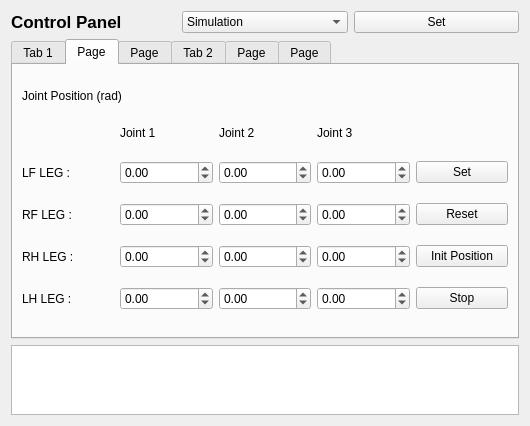
<?xml version="1.0" encoding="UTF-8"?>
<ui version="4.0">
 <class>rqt_control_panel_plugin_widget</class>
 <widget class="QWidget" name="rqt_control_panel_plugin_widget">
  <property name="geometry">
   <rect>
    <x>0</x>
    <y>0</y>
    <width>530</width>
    <height>425</height>
   </rect>
  </property>
  <property name="windowTitle">
   <string>Form</string>
  </property>
  <layout class="QGridLayout" name="gridLayout">
   <item row="2" column="0" colspan="3">
    <widget class="QTextBrowser" name="InfoOutputs"/>
   </item>
   <item row="0" column="0">
    <widget class="QLabel" name="label">
     <property name="font">
      <font>
       <pointsize>13</pointsize>
       <weight>75</weight>
       <bold>true</bold>
      </font>
     </property>
     <property name="text">
      <string>Control Panel</string>
     </property>
    </widget>
   </item>
   <item row="0" column="1">
    <widget class="QComboBox" name="runMode">
     <item>
      <property name="text">
       <string>Simulation</string>
      </property>
     </item>
     <item>
      <property name="text">
       <string>Real</string>
      </property>
     </item>
    </widget>
   </item>
   <item row="0" column="2">
    <widget class="QPushButton" name="setMode">
     <property name="text">
      <string>Set</string>
     </property>
    </widget>
   </item>
   <item row="1" column="0" colspan="3">
    <widget class="QTabWidget" name="Controllers">
     <property name="minimumSize">
      <size>
       <width>400</width>
       <height>300</height>
      </size>
     </property>
     <property name="whatsThis">
      <string>&lt;html&gt;&lt;head/&gt;&lt;body&gt;&lt;p&gt;Joint&lt;/p&gt;&lt;/body&gt;&lt;/html&gt;</string>
     </property>
     <property name="currentIndex">
      <number>1</number>
     </property>
     <widget class="QWidget" name="BlanceController">
      <property name="enabled">
       <bool>true</bool>
      </property>
      <property name="font">
       <font>
        <weight>50</weight>
        <bold>false</bold>
       </font>
      </property>
      <attribute name="title">
       <string>Tab 1</string>
      </attribute>
      <widget class="QPushButton" name="trotButton">
       <property name="geometry">
        <rect>
         <x>20</x>
         <y>78</y>
         <width>80</width>
         <height>25</height>
        </rect>
       </property>
       <property name="text">
        <string>Trot</string>
       </property>
      </widget>
      <widget class="QDoubleSpinBox" name="desired_vy">
       <property name="geometry">
        <rect>
         <x>200</x>
         <y>78</y>
         <width>69</width>
         <height>26</height>
        </rect>
       </property>
       <property name="minimum">
        <double>-1.000000000000000</double>
       </property>
       <property name="maximum">
        <double>1.000000000000000</double>
       </property>
       <property name="singleStep">
        <double>0.050000000000000</double>
       </property>
      </widget>
      <widget class="QPushButton" name="paceButton">
       <property name="geometry">
        <rect>
         <x>20</x>
         <y>46</y>
         <width>80</width>
         <height>25</height>
        </rect>
       </property>
       <property name="text">
        <string>Pace</string>
       </property>
      </widget>
      <widget class="QDoubleSpinBox" name="desired_vx">
       <property name="geometry">
        <rect>
         <x>200</x>
         <y>46</y>
         <width>69</width>
         <height>26</height>
        </rect>
       </property>
       <property name="minimum">
        <double>-1.000000000000000</double>
       </property>
       <property name="maximum">
        <double>1.000000000000000</double>
       </property>
       <property name="singleStep">
        <double>0.050000000000000</double>
       </property>
      </widget>
      <widget class="QDoubleSpinBox" name="desired_wz">
       <property name="geometry">
        <rect>
         <x>200</x>
         <y>110</y>
         <width>69</width>
         <height>26</height>
        </rect>
       </property>
       <property name="minimum">
        <double>-1.000000000000000</double>
       </property>
       <property name="maximum">
        <double>1.000000000000000</double>
       </property>
       <property name="singleStep">
        <double>0.050000000000000</double>
       </property>
      </widget>
      <widget class="QPushButton" name="stopBotton">
       <property name="geometry">
        <rect>
         <x>20</x>
         <y>150</y>
         <width>81</width>
         <height>51</height>
        </rect>
       </property>
       <property name="text">
        <string>Stop</string>
       </property>
      </widget>
      <widget class="QLabel" name="label_2">
       <property name="geometry">
        <rect>
         <x>10</x>
         <y>10</y>
         <width>67</width>
         <height>17</height>
        </rect>
       </property>
       <property name="text">
        <string>Balance</string>
       </property>
      </widget>
      <widget class="QLabel" name="label_6">
       <property name="geometry">
        <rect>
         <x>160</x>
         <y>50</y>
         <width>31</width>
         <height>17</height>
        </rect>
       </property>
       <property name="text">
        <string>Vx :</string>
       </property>
      </widget>
      <widget class="QLabel" name="label_7">
       <property name="geometry">
        <rect>
         <x>160</x>
         <y>80</y>
         <width>31</width>
         <height>17</height>
        </rect>
       </property>
       <property name="text">
        <string>Vy :</string>
       </property>
      </widget>
      <widget class="QLabel" name="label_8">
       <property name="geometry">
        <rect>
         <x>160</x>
         <y>107</y>
         <width>31</width>
         <height>20</height>
        </rect>
       </property>
       <property name="text">
        <string>Wz :</string>
       </property>
      </widget>
      <widget class="QPushButton" name="setVelocityBotton">
       <property name="geometry">
        <rect>
         <x>290</x>
         <y>50</y>
         <width>89</width>
         <height>25</height>
        </rect>
       </property>
       <property name="text">
        <string>Set</string>
       </property>
      </widget>
      <widget class="QPushButton" name="crawlButton">
       <property name="geometry">
        <rect>
         <x>20</x>
         <y>110</y>
         <width>81</width>
         <height>31</height>
        </rect>
       </property>
       <property name="text">
        <string>Crawl</string>
       </property>
      </widget>
     </widget>
     <widget class="QWidget" name="JointPosition">
      <attribute name="title">
       <string>Page</string>
      </attribute>
      <layout class="QGridLayout" name="gridLayout_2">
       <item row="1" column="1">
        <widget class="QLabel" name="label_13">
         <property name="maximumSize">
          <size>
           <width>100</width>
           <height>18</height>
          </size>
         </property>
         <property name="text">
          <string>Joint 1</string>
         </property>
        </widget>
       </item>
       <item row="1" column="2">
        <widget class="QLabel" name="label_14">
         <property name="maximumSize">
          <size>
           <width>100</width>
           <height>18</height>
          </size>
         </property>
         <property name="text">
          <string>Joint 2</string>
         </property>
        </widget>
       </item>
       <item row="1" column="3">
        <widget class="QLabel" name="label_15">
         <property name="maximumSize">
          <size>
           <width>100</width>
           <height>18</height>
          </size>
         </property>
         <property name="text">
          <string>Joint 3</string>
         </property>
        </widget>
       </item>
       <item row="2" column="0">
        <widget class="QLabel" name="label_9">
         <property name="text">
          <string>LF LEG :  </string>
         </property>
        </widget>
       </item>
       <item row="2" column="1">
        <widget class="QDoubleSpinBox" name="lf_joint_positon_1">
         <property name="minimum">
          <double>-15.000000000000000</double>
         </property>
         <property name="maximum">
          <double>15.000000000000000</double>
         </property>
         <property name="singleStep">
          <double>0.010000000000000</double>
         </property>
        </widget>
       </item>
       <item row="2" column="2">
        <widget class="QDoubleSpinBox" name="lf_joint_positon_2">
         <property name="minimum">
          <double>-15.000000000000000</double>
         </property>
         <property name="maximum">
          <double>15.000000000000000</double>
         </property>
         <property name="singleStep">
          <double>0.010000000000000</double>
         </property>
        </widget>
       </item>
       <item row="2" column="3">
        <widget class="QDoubleSpinBox" name="lf_joint_positon_3">
         <property name="minimum">
          <double>-15.000000000000000</double>
         </property>
         <property name="maximum">
          <double>15.000000000000000</double>
         </property>
         <property name="singleStep">
          <double>0.010000000000000</double>
         </property>
         <property name="value">
          <double>0.000000000000000</double>
         </property>
        </widget>
       </item>
       <item row="2" column="4">
        <widget class="QPushButton" name="setJointPositionButton">
         <property name="text">
          <string>Set</string>
         </property>
        </widget>
       </item>
       <item row="3" column="0">
        <widget class="QLabel" name="label_10">
         <property name="text">
          <string>RF LEG :  </string>
         </property>
        </widget>
       </item>
       <item row="3" column="1">
        <widget class="QDoubleSpinBox" name="rf_joint_positon_1">
         <property name="minimum">
          <double>-15.000000000000000</double>
         </property>
         <property name="maximum">
          <double>15.000000000000000</double>
         </property>
         <property name="singleStep">
          <double>0.050000000000000</double>
         </property>
         <property name="value">
          <double>0.000000000000000</double>
         </property>
        </widget>
       </item>
       <item row="3" column="2">
        <widget class="QDoubleSpinBox" name="rf_joint_positon_2">
         <property name="minimum">
          <double>-15.000000000000000</double>
         </property>
         <property name="maximum">
          <double>15.000000000000000</double>
         </property>
         <property name="singleStep">
          <double>0.010000000000000</double>
         </property>
        </widget>
       </item>
       <item row="3" column="3">
        <widget class="QDoubleSpinBox" name="rf_joint_positon_3">
         <property name="minimum">
          <double>-15.000000000000000</double>
         </property>
         <property name="maximum">
          <double>15.000000000000000</double>
         </property>
         <property name="singleStep">
          <double>0.010000000000000</double>
         </property>
        </widget>
       </item>
       <item row="3" column="4">
        <widget class="QPushButton" name="resetJointPostionButton">
         <property name="text">
          <string>Reset</string>
         </property>
        </widget>
       </item>
       <item row="4" column="0">
        <widget class="QLabel" name="label_12">
         <property name="text">
          <string>RH LEG :  </string>
         </property>
        </widget>
       </item>
       <item row="4" column="1">
        <widget class="QDoubleSpinBox" name="rh_joint_positon_1">
         <property name="minimum">
          <double>-15.000000000000000</double>
         </property>
         <property name="maximum">
          <double>15.000000000000000</double>
         </property>
         <property name="singleStep">
          <double>0.010000000000000</double>
         </property>
        </widget>
       </item>
       <item row="4" column="2">
        <widget class="QDoubleSpinBox" name="rh_joint_positon_2">
         <property name="minimum">
          <double>-15.000000000000000</double>
         </property>
         <property name="maximum">
          <double>15.000000000000000</double>
         </property>
         <property name="singleStep">
          <double>0.010000000000000</double>
         </property>
        </widget>
       </item>
       <item row="4" column="3">
        <widget class="QDoubleSpinBox" name="rh_joint_positon_3">
         <property name="minimum">
          <double>-15.000000000000000</double>
         </property>
         <property name="maximum">
          <double>15.000000000000000</double>
         </property>
         <property name="singleStep">
          <double>0.010000000000000</double>
         </property>
        </widget>
       </item>
       <item row="5" column="0">
        <widget class="QLabel" name="label_11">
         <property name="text">
          <string>LH LEG :  </string>
         </property>
        </widget>
       </item>
       <item row="5" column="1">
        <widget class="QDoubleSpinBox" name="lh_joint_positon_1">
         <property name="minimum">
          <double>-15.000000000000000</double>
         </property>
         <property name="maximum">
          <double>15.000000000000000</double>
         </property>
         <property name="singleStep">
          <double>0.010000000000000</double>
         </property>
        </widget>
       </item>
       <item row="5" column="2">
        <widget class="QDoubleSpinBox" name="lh_joint_positon_2">
         <property name="minimum">
          <double>-15.000000000000000</double>
         </property>
         <property name="maximum">
          <double>15.000000000000000</double>
         </property>
         <property name="singleStep">
          <double>0.010000000000000</double>
         </property>
        </widget>
       </item>
       <item row="5" column="3">
        <widget class="QDoubleSpinBox" name="lh_joint_positon_3">
         <property name="minimum">
          <double>-15.000000000000000</double>
         </property>
         <property name="maximum">
          <double>15.000000000000000</double>
         </property>
         <property name="singleStep">
          <double>0.010000000000000</double>
         </property>
        </widget>
       </item>
       <item row="0" column="0" colspan="2">
        <widget class="QLabel" name="label_3">
         <property name="maximumSize">
          <size>
           <width>150</width>
           <height>18</height>
          </size>
         </property>
         <property name="text">
          <string>Joint Position (rad)</string>
         </property>
        </widget>
       </item>
       <item row="5" column="4">
        <widget class="QPushButton" name="stopPositionButton">
         <property name="text">
          <string>Stop</string>
         </property>
        </widget>
       </item>
       <item row="4" column="4">
        <widget class="QPushButton" name="setInitialJointPosition">
         <property name="text">
          <string>Init Position</string>
         </property>
        </widget>
       </item>
      </layout>
     </widget>
     <widget class="QWidget" name="JointVelocity">
      <attribute name="title">
       <string>Page</string>
      </attribute>
      <layout class="QGridLayout" name="gridLayout_3">
       <item row="1" column="1">
        <widget class="QLabel" name="label_20">
         <property name="maximumSize">
          <size>
           <width>100</width>
           <height>18</height>
          </size>
         </property>
         <property name="text">
          <string>Joint 1</string>
         </property>
        </widget>
       </item>
       <item row="1" column="2">
        <widget class="QLabel" name="label_22">
         <property name="maximumSize">
          <size>
           <width>100</width>
           <height>18</height>
          </size>
         </property>
         <property name="text">
          <string>Joint 2</string>
         </property>
        </widget>
       </item>
       <item row="1" column="3">
        <widget class="QLabel" name="label_18">
         <property name="maximumSize">
          <size>
           <width>100</width>
           <height>18</height>
          </size>
         </property>
         <property name="text">
          <string>Joint 3</string>
         </property>
        </widget>
       </item>
       <item row="2" column="0">
        <widget class="QLabel" name="label_19">
         <property name="text">
          <string>LF LEG :  </string>
         </property>
        </widget>
       </item>
       <item row="2" column="1">
        <widget class="QDoubleSpinBox" name="lf_joint_velocity_1">
         <property name="minimum">
          <double>-120.000000000000000</double>
         </property>
         <property name="maximum">
          <double>120.000000000000000</double>
         </property>
        </widget>
       </item>
       <item row="2" column="2">
        <widget class="QDoubleSpinBox" name="lf_joint_velocity_2">
         <property name="minimum">
          <double>-120.000000000000000</double>
         </property>
         <property name="maximum">
          <double>120.000000000000000</double>
         </property>
        </widget>
       </item>
       <item row="2" column="3">
        <widget class="QDoubleSpinBox" name="lf_joint_velocity_3">
         <property name="minimum">
          <double>-120.000000000000000</double>
         </property>
         <property name="maximum">
          <double>120.000000000000000</double>
         </property>
        </widget>
       </item>
       <item row="2" column="4">
        <widget class="QPushButton" name="setJointVelocityButton">
         <property name="text">
          <string>Set</string>
         </property>
        </widget>
       </item>
       <item row="3" column="0">
        <widget class="QLabel" name="label_16">
         <property name="text">
          <string>RF LEG :  </string>
         </property>
        </widget>
       </item>
       <item row="3" column="1">
        <widget class="QDoubleSpinBox" name="rf_joint_velocity_1">
         <property name="minimum">
          <double>-120.000000000000000</double>
         </property>
         <property name="maximum">
          <double>120.000000000000000</double>
         </property>
        </widget>
       </item>
       <item row="3" column="2">
        <widget class="QDoubleSpinBox" name="rf_joint_velocity_2">
         <property name="minimum">
          <double>-120.000000000000000</double>
         </property>
         <property name="maximum">
          <double>120.000000000000000</double>
         </property>
        </widget>
       </item>
       <item row="3" column="3">
        <widget class="QDoubleSpinBox" name="rf_joint_velocity_3">
         <property name="minimum">
          <double>-120.000000000000000</double>
         </property>
         <property name="maximum">
          <double>120.000000000000000</double>
         </property>
        </widget>
       </item>
       <item row="3" column="4">
        <widget class="QPushButton" name="resetJointVelocityButton">
         <property name="text">
          <string>Reset</string>
         </property>
        </widget>
       </item>
       <item row="4" column="0">
        <widget class="QLabel" name="label_21">
         <property name="text">
          <string>RH LEG :  </string>
         </property>
        </widget>
       </item>
       <item row="4" column="1">
        <widget class="QDoubleSpinBox" name="rh_joint_velocity_1">
         <property name="minimum">
          <double>-120.000000000000000</double>
         </property>
         <property name="maximum">
          <double>120.000000000000000</double>
         </property>
        </widget>
       </item>
       <item row="4" column="2">
        <widget class="QDoubleSpinBox" name="rh_joint_velocity_2">
         <property name="minimum">
          <double>-120.000000000000000</double>
         </property>
         <property name="maximum">
          <double>120.000000000000000</double>
         </property>
        </widget>
       </item>
       <item row="4" column="3">
        <widget class="QDoubleSpinBox" name="rh_joint_velocity_3">
         <property name="minimum">
          <double>-120.000000000000000</double>
         </property>
         <property name="maximum">
          <double>120.000000000000000</double>
         </property>
        </widget>
       </item>
       <item row="4" column="4" rowspan="2">
        <widget class="QPushButton" name="stopJointVelocityButton">
         <property name="text">
          <string>Stop</string>
         </property>
        </widget>
       </item>
       <item row="5" column="0">
        <widget class="QLabel" name="label_17">
         <property name="text">
          <string>LH LEG :  </string>
         </property>
        </widget>
       </item>
       <item row="5" column="1">
        <widget class="QDoubleSpinBox" name="lh_joint_velocity_1">
         <property name="minimum">
          <double>-120.000000000000000</double>
         </property>
         <property name="maximum">
          <double>120.000000000000000</double>
         </property>
        </widget>
       </item>
       <item row="5" column="2">
        <widget class="QDoubleSpinBox" name="lh_joint_velocity_2">
         <property name="minimum">
          <double>-120.000000000000000</double>
         </property>
         <property name="maximum">
          <double>120.000000000000000</double>
         </property>
        </widget>
       </item>
       <item row="5" column="3">
        <widget class="QDoubleSpinBox" name="lh_joint_velocity_3">
         <property name="minimum">
          <double>-120.000000000000000</double>
         </property>
         <property name="maximum">
          <double>120.000000000000000</double>
         </property>
        </widget>
       </item>
       <item row="0" column="0" colspan="2">
        <widget class="QLabel" name="label_4">
         <property name="maximumSize">
          <size>
           <width>150</width>
           <height>18</height>
          </size>
         </property>
         <property name="text">
          <string>Joint Velocity (rpm)</string>
         </property>
        </widget>
       </item>
      </layout>
     </widget>
     <widget class="QWidget" name="JointEffort">
      <attribute name="title">
       <string>Tab 2</string>
      </attribute>
      <layout class="QGridLayout" name="gridLayout_4">
       <item row="1" column="1">
        <widget class="QLabel" name="label_27">
         <property name="maximumSize">
          <size>
           <width>100</width>
           <height>18</height>
          </size>
         </property>
         <property name="text">
          <string>Joint 1</string>
         </property>
        </widget>
       </item>
       <item row="1" column="2">
        <widget class="QLabel" name="label_29">
         <property name="maximumSize">
          <size>
           <width>100</width>
           <height>18</height>
          </size>
         </property>
         <property name="text">
          <string>Joint 2</string>
         </property>
        </widget>
       </item>
       <item row="1" column="3">
        <widget class="QLabel" name="label_25">
         <property name="maximumSize">
          <size>
           <width>100</width>
           <height>18</height>
          </size>
         </property>
         <property name="text">
          <string>Joint 3</string>
         </property>
        </widget>
       </item>
       <item row="2" column="0">
        <widget class="QLabel" name="label_26">
         <property name="text">
          <string>LF LEG :  </string>
         </property>
        </widget>
       </item>
       <item row="2" column="1">
        <widget class="QDoubleSpinBox" name="lf_joint_effort_1">
         <property name="minimum">
          <double>-100.000000000000000</double>
         </property>
         <property name="maximum">
          <double>100.000000000000000</double>
         </property>
         <property name="singleStep">
          <double>0.100000000000000</double>
         </property>
        </widget>
       </item>
       <item row="2" column="2">
        <widget class="QDoubleSpinBox" name="lf_joint_effort_2">
         <property name="minimum">
          <double>-100.000000000000000</double>
         </property>
         <property name="maximum">
          <double>100.000000000000000</double>
         </property>
         <property name="singleStep">
          <double>0.100000000000000</double>
         </property>
        </widget>
       </item>
       <item row="2" column="3">
        <widget class="QDoubleSpinBox" name="lf_joint_effort_3">
         <property name="minimum">
          <double>-100.000000000000000</double>
         </property>
         <property name="maximum">
          <double>100.000000000000000</double>
         </property>
         <property name="singleStep">
          <double>0.100000000000000</double>
         </property>
        </widget>
       </item>
       <item row="2" column="4">
        <widget class="QPushButton" name="setJointEffortButton">
         <property name="text">
          <string>Set</string>
         </property>
        </widget>
       </item>
       <item row="3" column="0">
        <widget class="QLabel" name="label_23">
         <property name="text">
          <string>RF LEG :  </string>
         </property>
        </widget>
       </item>
       <item row="3" column="1">
        <widget class="QDoubleSpinBox" name="rf_joint_effort_1">
         <property name="minimum">
          <double>-100.000000000000000</double>
         </property>
         <property name="maximum">
          <double>100.000000000000000</double>
         </property>
         <property name="singleStep">
          <double>0.100000000000000</double>
         </property>
        </widget>
       </item>
       <item row="3" column="2">
        <widget class="QDoubleSpinBox" name="rf_joint_effort_2">
         <property name="minimum">
          <double>-100.000000000000000</double>
         </property>
         <property name="maximum">
          <double>100.000000000000000</double>
         </property>
         <property name="singleStep">
          <double>0.100000000000000</double>
         </property>
        </widget>
       </item>
       <item row="3" column="3">
        <widget class="QDoubleSpinBox" name="rf_joint_effort_3">
         <property name="minimum">
          <double>-100.000000000000000</double>
         </property>
         <property name="maximum">
          <double>100.000000000000000</double>
         </property>
         <property name="singleStep">
          <double>0.100000000000000</double>
         </property>
        </widget>
       </item>
       <item row="3" column="4">
        <widget class="QPushButton" name="resetJointEffortButton">
         <property name="text">
          <string>Reset</string>
         </property>
        </widget>
       </item>
       <item row="4" column="0">
        <widget class="QLabel" name="label_28">
         <property name="text">
          <string>RH LEG :  </string>
         </property>
        </widget>
       </item>
       <item row="4" column="1">
        <widget class="QDoubleSpinBox" name="rh_joint_effort_1">
         <property name="minimum">
          <double>-100.000000000000000</double>
         </property>
         <property name="maximum">
          <double>100.000000000000000</double>
         </property>
         <property name="singleStep">
          <double>0.100000000000000</double>
         </property>
        </widget>
       </item>
       <item row="4" column="2">
        <widget class="QDoubleSpinBox" name="rh_joint_effort_2">
         <property name="minimum">
          <double>-100.000000000000000</double>
         </property>
         <property name="maximum">
          <double>100.000000000000000</double>
         </property>
         <property name="singleStep">
          <double>0.100000000000000</double>
         </property>
        </widget>
       </item>
       <item row="4" column="3">
        <widget class="QDoubleSpinBox" name="rh_joint_effort_3">
         <property name="minimum">
          <double>-100.000000000000000</double>
         </property>
         <property name="maximum">
          <double>100.000000000000000</double>
         </property>
         <property name="singleStep">
          <double>0.100000000000000</double>
         </property>
        </widget>
       </item>
       <item row="4" column="4" rowspan="2">
        <widget class="QPushButton" name="stopJointEffortButton">
         <property name="text">
          <string>Stop</string>
         </property>
        </widget>
       </item>
       <item row="5" column="0">
        <widget class="QLabel" name="label_24">
         <property name="text">
          <string>LH LEG :  </string>
         </property>
        </widget>
       </item>
       <item row="5" column="1">
        <widget class="QDoubleSpinBox" name="lh_joint_effort_1">
         <property name="minimum">
          <double>-100.000000000000000</double>
         </property>
         <property name="maximum">
          <double>100.000000000000000</double>
         </property>
         <property name="singleStep">
          <double>0.100000000000000</double>
         </property>
        </widget>
       </item>
       <item row="5" column="2">
        <widget class="QDoubleSpinBox" name="lh_joint_effort_2">
         <property name="minimum">
          <double>-100.000000000000000</double>
         </property>
         <property name="maximum">
          <double>100.000000000000000</double>
         </property>
         <property name="singleStep">
          <double>0.100000000000000</double>
         </property>
        </widget>
       </item>
       <item row="5" column="3">
        <widget class="QDoubleSpinBox" name="lh_joint_effort_3">
         <property name="minimum">
          <double>-100.000000000000000</double>
         </property>
         <property name="maximum">
          <double>100.000000000000000</double>
         </property>
         <property name="singleStep">
          <double>0.100000000000000</double>
         </property>
        </widget>
       </item>
       <item row="0" column="0" colspan="2">
        <widget class="QLabel" name="label_5">
         <property name="maximumSize">
          <size>
           <width>150</width>
           <height>18</height>
          </size>
         </property>
         <property name="text">
          <string>Joint Effort (Nm)</string>
         </property>
        </widget>
       </item>
      </layout>
     </widget>
     <widget class="QWidget" name="tab">
      <attribute name="title">
       <string>Page</string>
      </attribute>
      <widget class="QPushButton" name="startSingleLegContoller">
       <property name="geometry">
        <rect>
         <x>380</x>
         <y>30</y>
         <width>89</width>
         <height>25</height>
        </rect>
       </property>
       <property name="text">
        <string>Start</string>
       </property>
      </widget>
      <widget class="QPushButton" name="stopSingleLegController">
       <property name="geometry">
        <rect>
         <x>380</x>
         <y>70</y>
         <width>89</width>
         <height>25</height>
        </rect>
       </property>
       <property name="text">
        <string>Stop</string>
       </property>
      </widget>
     </widget>
     <widget class="QWidget" name="MpcController">
      <attribute name="title">
       <string>Page</string>
      </attribute>
      <widget class="QLabel" name="label_58">
       <property name="geometry">
        <rect>
         <x>10</x>
         <y>10</y>
         <width>67</width>
         <height>17</height>
        </rect>
       </property>
       <property name="text">
        <string>MPC</string>
       </property>
      </widget>
      <widget class="QPushButton" name="trotButton_3">
       <property name="geometry">
        <rect>
         <x>50</x>
         <y>30</y>
         <width>80</width>
         <height>25</height>
        </rect>
       </property>
       <property name="text">
        <string>Trot</string>
       </property>
      </widget>
      <widget class="QLabel" name="label_59">
       <property name="geometry">
        <rect>
         <x>130</x>
         <y>90</y>
         <width>31</width>
         <height>17</height>
        </rect>
       </property>
       <property name="text">
        <string>Vx :</string>
       </property>
      </widget>
      <widget class="QLabel" name="label_60">
       <property name="geometry">
        <rect>
         <x>130</x>
         <y>147</y>
         <width>31</width>
         <height>20</height>
        </rect>
       </property>
       <property name="text">
        <string>Wz :</string>
       </property>
      </widget>
      <widget class="QLabel" name="label_61">
       <property name="geometry">
        <rect>
         <x>130</x>
         <y>120</y>
         <width>31</width>
         <height>17</height>
        </rect>
       </property>
       <property name="text">
        <string>Vy :</string>
       </property>
      </widget>
      <widget class="QDoubleSpinBox" name="desired_vx_3">
       <property name="geometry">
        <rect>
         <x>170</x>
         <y>88</y>
         <width>69</width>
         <height>26</height>
        </rect>
       </property>
       <property name="minimum">
        <double>-1.000000000000000</double>
       </property>
       <property name="maximum">
        <double>1.000000000000000</double>
       </property>
       <property name="singleStep">
        <double>0.050000000000000</double>
       </property>
      </widget>
      <widget class="QDoubleSpinBox" name="desired_wz_3">
       <property name="geometry">
        <rect>
         <x>170</x>
         <y>152</y>
         <width>69</width>
         <height>26</height>
        </rect>
       </property>
       <property name="minimum">
        <double>-1.000000000000000</double>
       </property>
       <property name="maximum">
        <double>1.000000000000000</double>
       </property>
       <property name="singleStep">
        <double>0.050000000000000</double>
       </property>
      </widget>
      <widget class="QDoubleSpinBox" name="desired_vy_3">
       <property name="geometry">
        <rect>
         <x>170</x>
         <y>120</y>
         <width>69</width>
         <height>26</height>
        </rect>
       </property>
       <property name="minimum">
        <double>-1.000000000000000</double>
       </property>
       <property name="maximum">
        <double>1.000000000000000</double>
       </property>
       <property name="singleStep">
        <double>0.050000000000000</double>
       </property>
      </widget>
      <widget class="QPushButton" name="setVelocityBotton_3">
       <property name="geometry">
        <rect>
         <x>260</x>
         <y>90</y>
         <width>89</width>
         <height>25</height>
        </rect>
       </property>
       <property name="text">
        <string>Set</string>
       </property>
      </widget>
      <widget class="QPushButton" name="stopBotton_3">
       <property name="geometry">
        <rect>
         <x>260</x>
         <y>120</y>
         <width>81</width>
         <height>51</height>
        </rect>
       </property>
       <property name="text">
        <string>Stop</string>
       </property>
      </widget>
     </widget>
    </widget>
   </item>
  </layout>
 </widget>
 <resources/>
 <connections/>
</ui>
